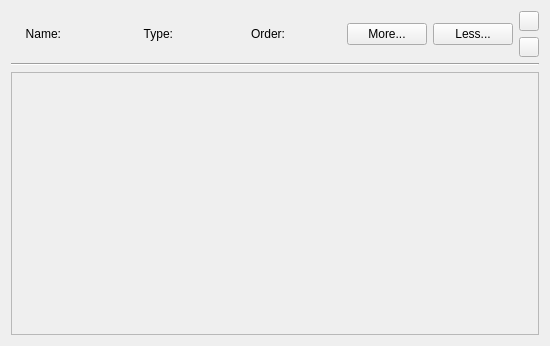
<?xml version="1.0" encoding="UTF-8"?>
<ui version="4.0">
 <class>Form</class>
 <widget class="QWidget" name="Form">
  <property name="geometry">
   <rect>
    <x>0</x>
    <y>0</y>
    <width>550</width>
    <height>346</height>
   </rect>
  </property>
  <property name="windowTitle">
   <string>Form</string>
  </property>
  <layout class="QVBoxLayout" name="verticalLayout_2">
   <item>
    <layout class="QHBoxLayout" name="horizontalLayout" stretch="1,1,1,1,1,1,1,1,0">
     <item>
      <widget class="QLabel" name="label">
       <property name="text">
        <string>Name:</string>
       </property>
       <property name="alignment">
        <set>Qt::AlignRight|Qt::AlignTrailing|Qt::AlignVCenter</set>
       </property>
      </widget>
     </item>
     <item>
      <widget class="QLabel" name="label_name">
       <property name="text">
        <string/>
       </property>
      </widget>
     </item>
     <item>
      <widget class="QLabel" name="label_2">
       <property name="text">
        <string>Type:</string>
       </property>
       <property name="alignment">
        <set>Qt::AlignRight|Qt::AlignTrailing|Qt::AlignVCenter</set>
       </property>
      </widget>
     </item>
     <item>
      <widget class="QLabel" name="label_type">
       <property name="text">
        <string/>
       </property>
      </widget>
     </item>
     <item>
      <widget class="QLabel" name="label_4">
       <property name="text">
        <string>Order:</string>
       </property>
       <property name="alignment">
        <set>Qt::AlignRight|Qt::AlignTrailing|Qt::AlignVCenter</set>
       </property>
      </widget>
     </item>
     <item>
      <widget class="QLabel" name="label_order">
       <property name="text">
        <string/>
       </property>
      </widget>
     </item>
     <item>
      <widget class="QPushButton" name="button_more">
       <property name="maximumSize">
        <size>
         <width>100</width>
         <height>16777215</height>
        </size>
       </property>
       <property name="text">
        <string>More...</string>
       </property>
      </widget>
     </item>
     <item>
      <widget class="QPushButton" name="button_less">
       <property name="maximumSize">
        <size>
         <width>100</width>
         <height>16777215</height>
        </size>
       </property>
       <property name="text">
        <string>Less...</string>
       </property>
      </widget>
     </item>
     <item>
      <layout class="QVBoxLayout" name="verticalLayout_3">
       <property name="sizeConstraint">
        <enum>QLayout::SetDefaultConstraint</enum>
       </property>
       <item alignment="Qt::AlignHCenter|Qt::AlignVCenter">
        <widget class="QPushButton" name="pushButton">
         <property name="maximumSize">
          <size>
           <width>20</width>
           <height>20</height>
          </size>
         </property>
         <property name="text">
          <string/>
         </property>
        </widget>
       </item>
       <item alignment="Qt::AlignHCenter">
        <widget class="QPushButton" name="pushButton_2">
         <property name="maximumSize">
          <size>
           <width>20</width>
           <height>20</height>
          </size>
         </property>
         <property name="text">
          <string/>
         </property>
        </widget>
       </item>
      </layout>
     </item>
    </layout>
   </item>
   <item>
    <widget class="Line" name="line">
     <property name="orientation">
      <enum>Qt::Horizontal</enum>
     </property>
    </widget>
   </item>
   <item>
    <widget class="QScrollArea" name="scrollArea">
     <property name="widgetResizable">
      <bool>true</bool>
     </property>
     <widget class="QWidget" name="scroll_widget">
      <property name="geometry">
       <rect>
        <x>0</x>
        <y>0</y>
        <width>530</width>
        <height>261</height>
       </rect>
      </property>
      <layout class="QVBoxLayout" name="verticalLayout">
       <property name="spacing">
        <number>6</number>
       </property>
       <property name="leftMargin">
        <number>0</number>
       </property>
       <property name="topMargin">
        <number>0</number>
       </property>
       <property name="rightMargin">
        <number>0</number>
       </property>
       <property name="bottomMargin">
        <number>0</number>
       </property>
       <item>
        <spacer name="verticalSpacer">
         <property name="orientation">
          <enum>Qt::Vertical</enum>
         </property>
         <property name="sizeHint" stdset="0">
          <size>
           <width>20</width>
           <height>265</height>
          </size>
         </property>
        </spacer>
       </item>
      </layout>
     </widget>
    </widget>
   </item>
  </layout>
 </widget>
 <resources/>
 <connections/>
</ui>
